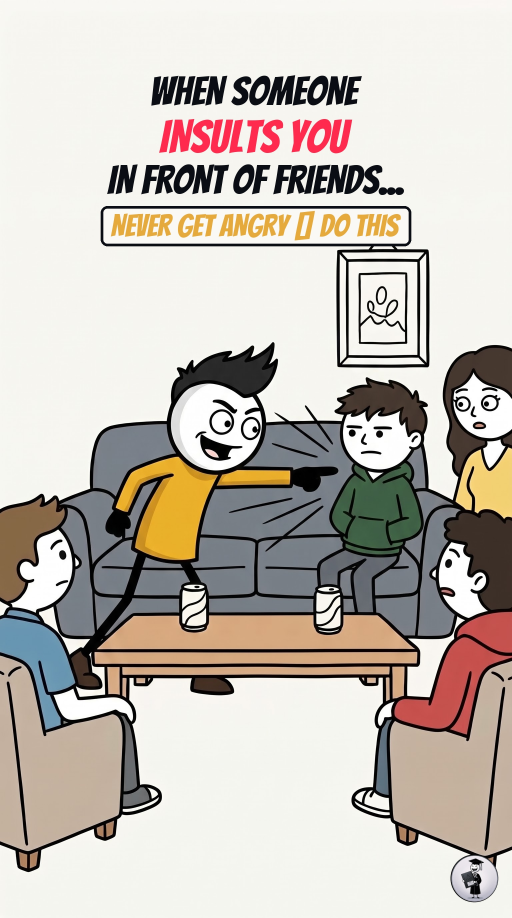
#> input picture projects/shorts/ep05_how_to_handle_disrespect/thumbnails/thumb_handdrawn_bangers_large.jpg, 1536 x 2752 px, given in place of stone_age_pfp_1791515882364.jpg, which was not available (shown at 1/3 size)
$ python prepare_stone_age_branding.py
#> lines starting #> are read from the running program, lines starting #| are printed output that depends on the picture; pictures that were not available may be replaced by others from this repository, and a replacement may not be noted
import os
import sys
from pathlib import Path
from PIL import Image, ImageDraw, ImageFont, ImageFilter

if hasattr(sys.stdout, 'reconfigure'):
    sys.stdout.reconfigure(encoding='utf-8')

root_dir = Path(__file__).resolve().parent.parent
branding_dir = root_dir / "assets/branding/stone_age_tales"
branding_dir.mkdir(parents=True, exist_ok=True)

brain_dir = Path(r"C:\Users\Arnav112\.gemini\antigravity-ide\brain\386cece7-fe2b-4bc2-9f4b-4a39fdc8808f")
raw_pfp = brain_dir / "stone_age_pfp_1791515882364.jpg"
raw_banner = brain_dir / "stone_age_banner_1791515905512.jpg"

# 1. Prepare Profile Picture (800x800 high res PNG & JPG)
pfp_img = Image.open(raw_pfp).convert("RGB")
#> pfp_img is the input picture: PIL image 1536x2752 RGB; mean R, G, B 196.2, 189.3, 181.2
pfp_img = pfp_img.resize((800, 800), Image.Resampling.LANCZOS)
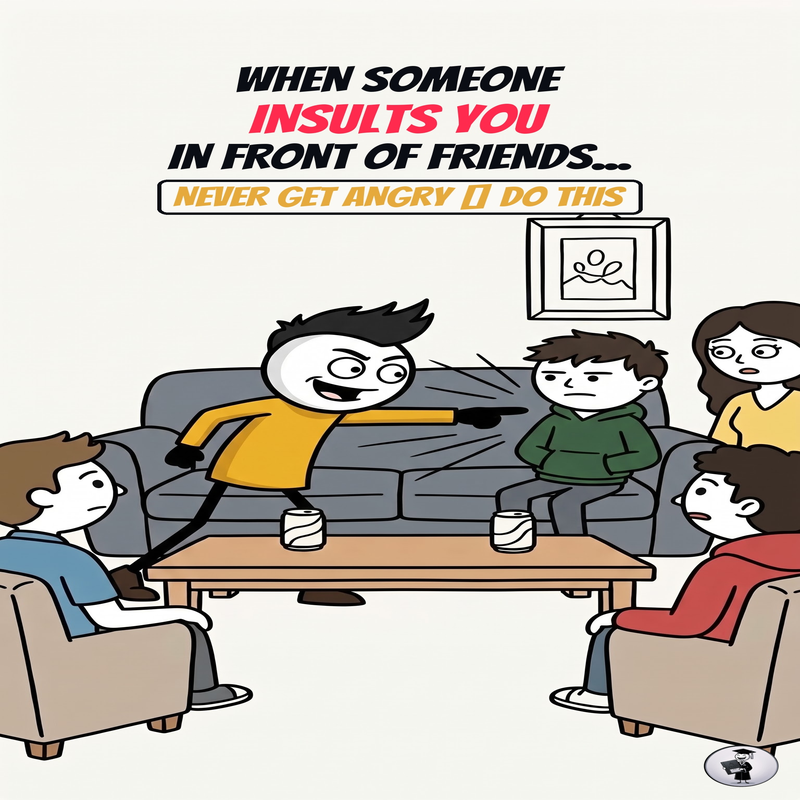
#> pfp_img: PIL image 800x800 RGB; mean R, G, B 196.2, 189.4, 181.4

out_pfp_png = branding_dir / "profile_picture_800x800.png"
out_pfp_jpg = branding_dir / "profile_picture_800x800.jpg"
pfp_img.save(out_pfp_png, "PNG", quality=95)
pfp_img.save(out_pfp_jpg, "JPEG", quality=95)
print(f"[PFP] Saved profile picture to: {out_pfp_png}")

# 2. Prepare 2048x1152 Banner with Typography
banner_img = Image.open(raw_banner).convert("RGB")
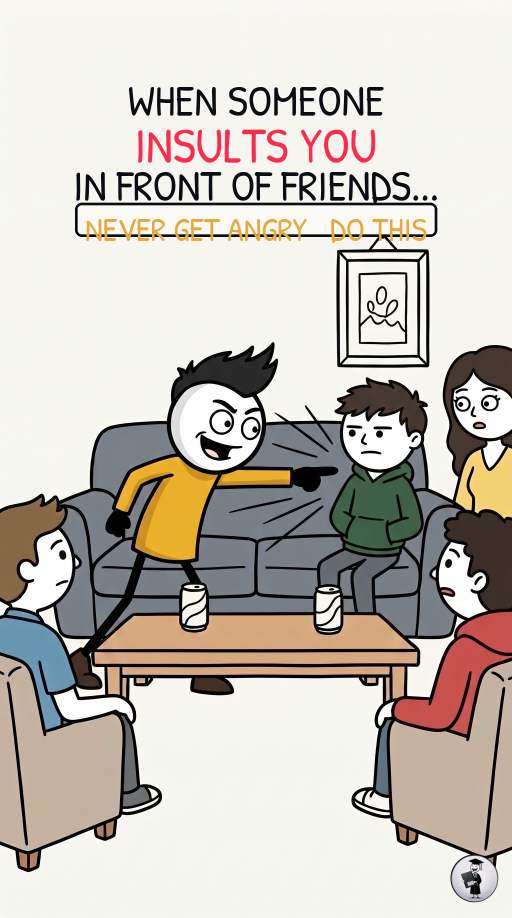
#> input picture projects/shorts/ep05_how_to_handle_disrespect/thumbnails/thumb_handdrawn_patrick_hand_large.jpg, 1536 x 2752 px, given in place of stone_age_banner_1791515905512.jpg, which was not available (shown at 1/3 size)
#> banner_img is the input picture: PIL image 1536x2752 RGB; mean R, G, B 197.6, 191.5, 183.6
banner_img = banner_img.resize((2048, 1152), Image.Resampling.LANCZOS)
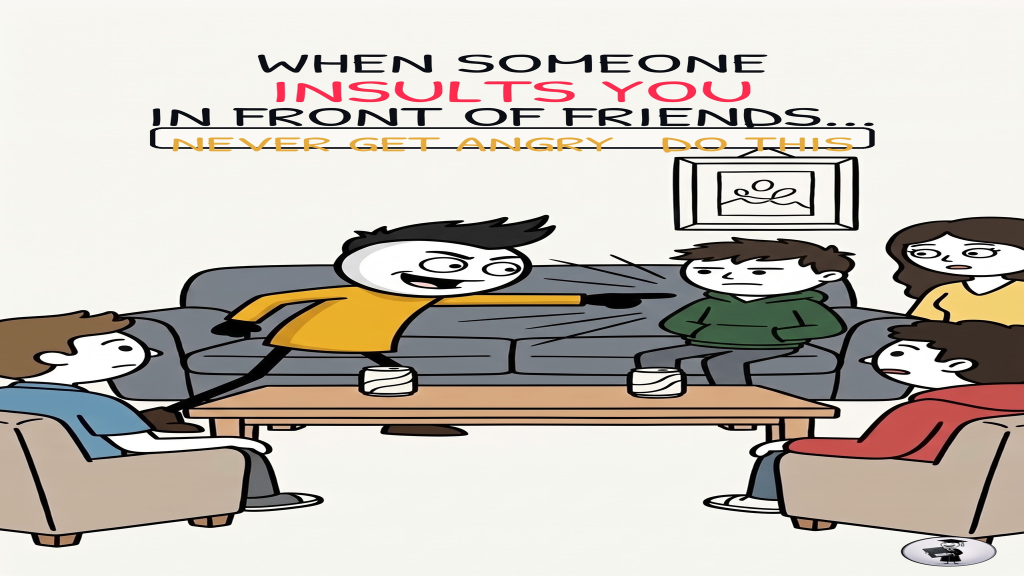
#> banner_img: PIL image 2048x1152 RGB (shown at 1/2 size); mean R, G, B 197.6, 191.5, 183.6

# Create an overlay for typography in the safe area (safe area Y is approx 407 to 745)
# Safe center: Y = 576, X = 1024
draw = ImageDraw.Draw(banner_img)

font_path = "C:/Windows/Fonts/ARLRDBD.TTF"
if not os.path.exists(font_path):
    font_path = "C:/Windows/Fonts/arialbd.ttf"

title_font = ImageFont.truetype(font_path, 88)
sub_font = ImageFont.truetype("C:/Windows/Fonts/arialbd.ttf", 32)

title_text = "STONE AGE TALES"
sub_text = "HOW ANCIENT HUMANS SURVIVED, THOUGHT & EVOLVED"

# Calculate bounding boxes
t_bbox = draw.textbbox((0, 0), title_text, font=title_font)
#> t_bbox = (0, 17, 806, 83)
t_w = t_bbox[2] - t_bbox[0]
#> t_w = 806
t_h = t_bbox[3] - t_bbox[1]
#> t_h = 66
t_x = (2048 - t_w) // 2
#> t_x = 621
t_y = 450  # Inside safe band

s_bbox = draw.textbbox((0, 0), sub_text, font=sub_font)
#> s_bbox = (0, 7, 930, 34)
s_w = s_bbox[2] - s_bbox[0]
#> s_w = 930
s_h = s_bbox[3] - s_bbox[1]
#> s_h = 27
s_x = (2048 - s_w) // 2
#> s_x = 559
s_y = t_y + t_h + 25
#> s_y = 541

# Draw subtle dark glow backdrop behind text for 100% legibility
glow_overlay = Image.new("RGBA", (2048, 1152), (0, 0, 0, 0))
#> glow_overlay: PIL image 2048x1152 RGBA; every value is 0
g_draw = ImageDraw.Draw(glow_overlay)
g_draw.rectangle([t_x - 40, t_y - 20, t_x + t_w + 40, s_y + s_h + 25], fill=(10, 15, 25, 170))
glow_overlay = glow_overlay.filter(ImageFilter.GaussianBlur(15))
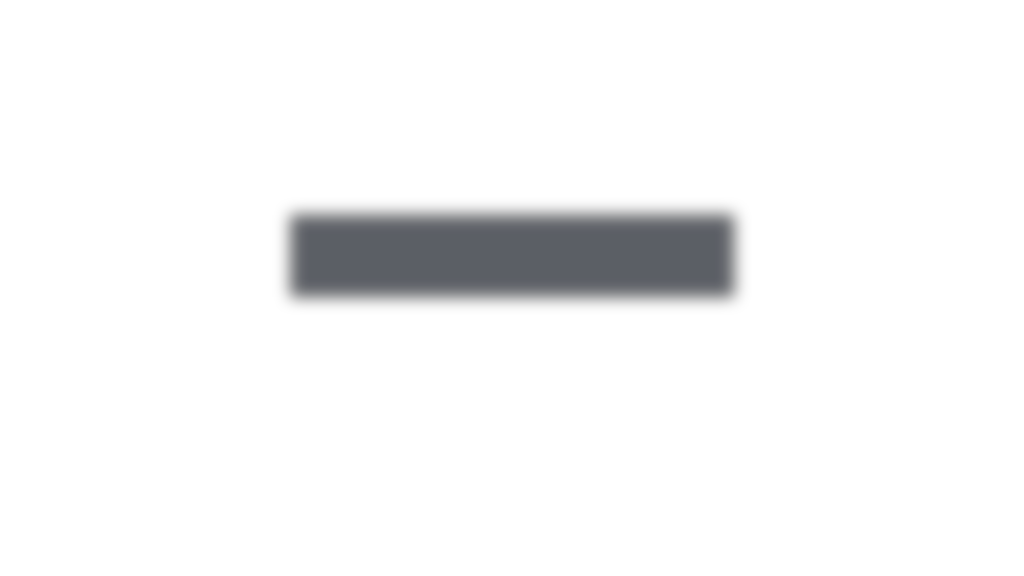
#> glow_overlay: PIL image 2048x1152 RGBA (shown at 1/2 size); mean R, G, B, A 0.6, 0.9, 1.5, 10.5; transparent parts drawn white

banner_rgba = banner_img.convert("RGBA")
banner_rgba = Image.alpha_composite(banner_rgba, glow_overlay)
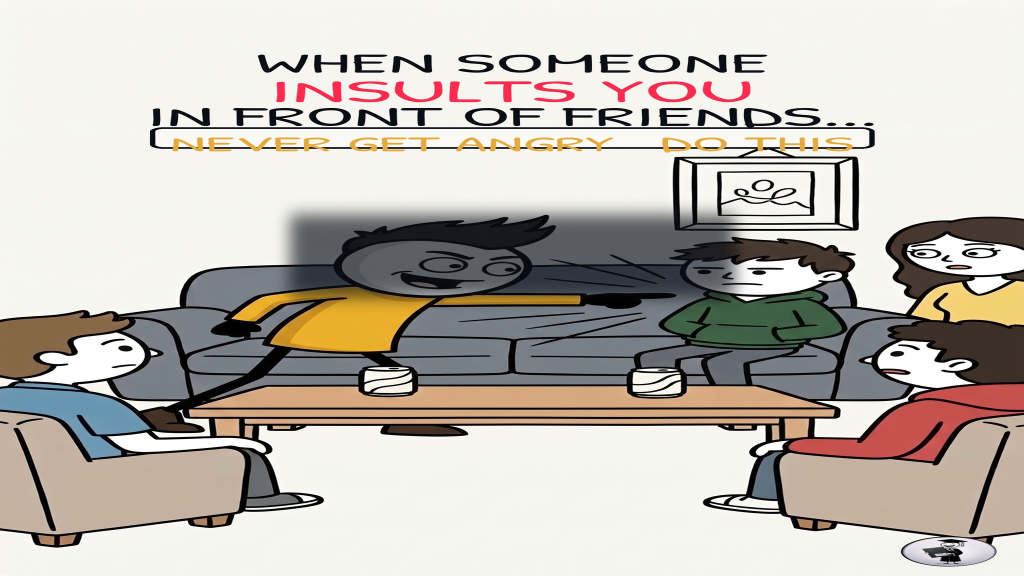
#> banner_rgba: PIL image 2048x1152 RGBA (shown at 1/2 size); mean R, G, B, A 191.1, 185.2, 177.9, 255
draw = ImageDraw.Draw(banner_rgba)

# Draw Title with stroke and shadow
# Shadow
draw.text((t_x + 6, t_y + 6), title_text, font=title_font, fill=(0, 0, 0, 220))
# Stroke
for dx in [-4, 0, 4]:
    for dy in [-4, 0, 4]:
        draw.text((t_x + dx, t_y + dy), title_text, font=title_font, fill=(5, 8, 15, 255))
# Main Text Canary Yellow
draw.text((t_x, t_y), title_text, font=title_font, fill=(255, 229, 0, 255))

# Draw Subtitle with crisp white
draw.text((s_x + 3, s_y + 3), sub_text, font=sub_font, fill=(0, 0, 0, 220))
draw.text((s_x, s_y), sub_text, font=sub_font, fill=(240, 245, 255, 255))

final_banner = banner_rgba.convert("RGB")
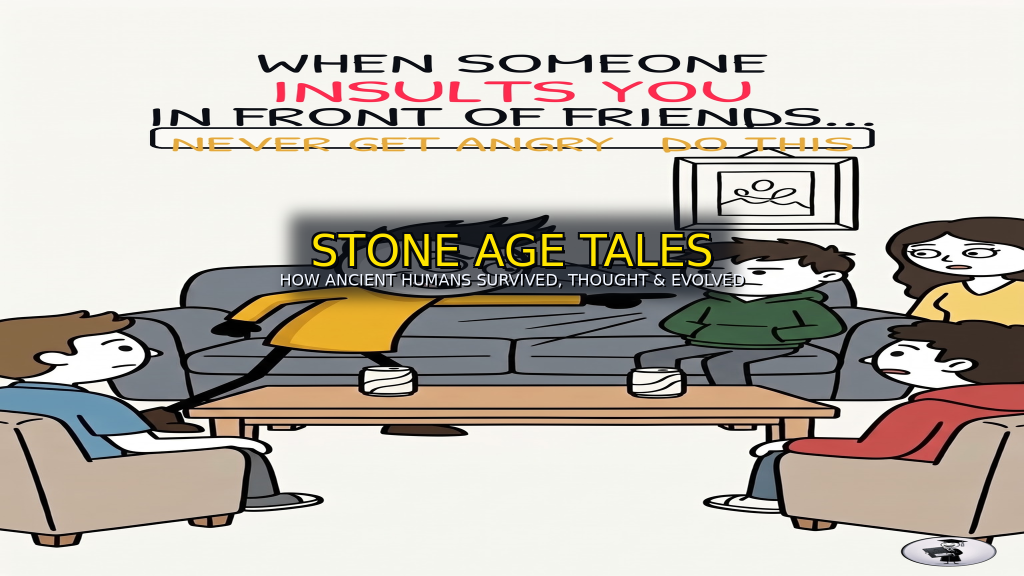
#> final_banner: PIL image 2048x1152 RGB (shown at 1/2 size); mean R, G, B 192.2, 186.1, 177.2
out_banner = branding_dir / "banner_2048x1152.jpg"
final_banner.save(out_banner, "JPEG", quality=95)
print(f"[BANNER] Saved 2048x1152 banner to: {out_banner}")
print("[SUCCESS] All branding assets ready for YouTube Studio!")
